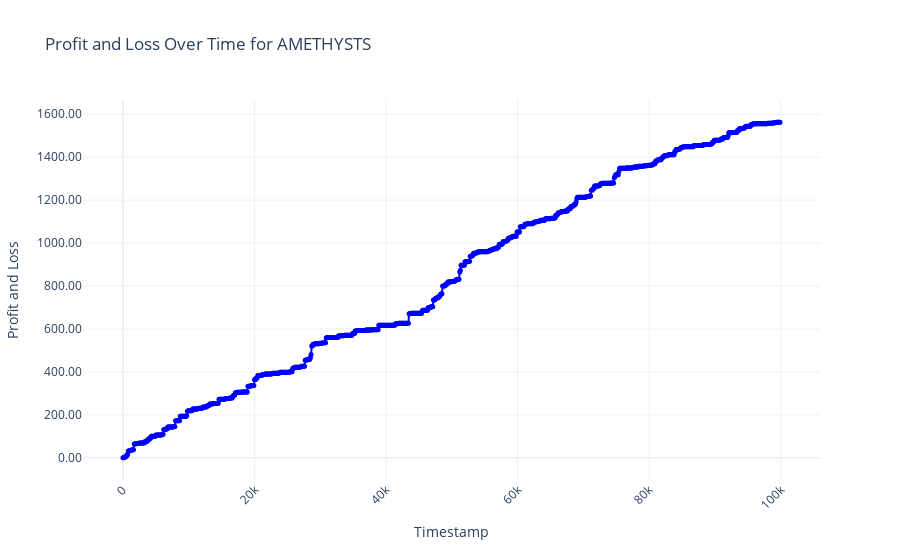
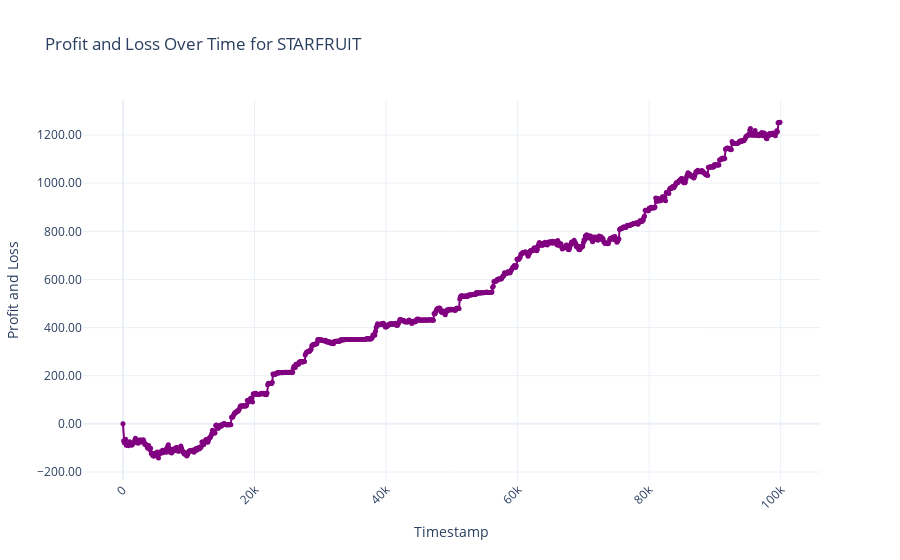
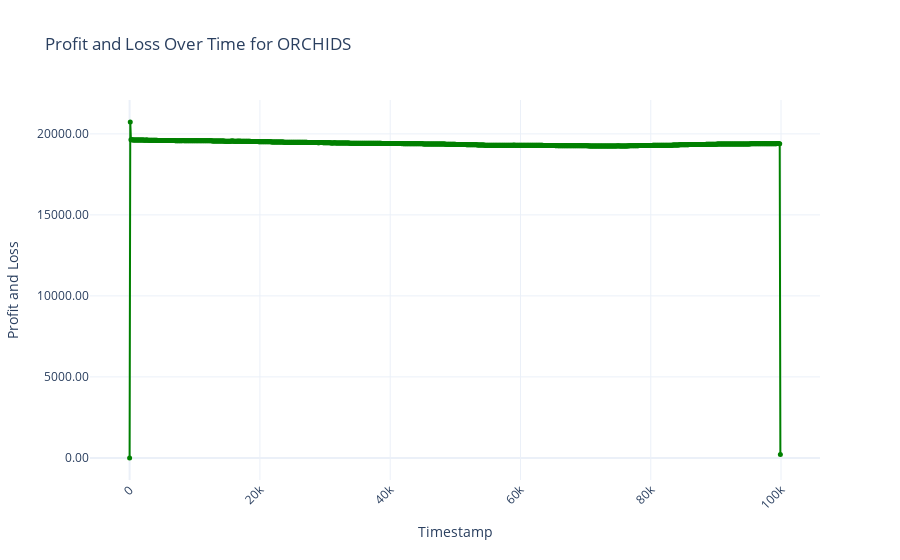
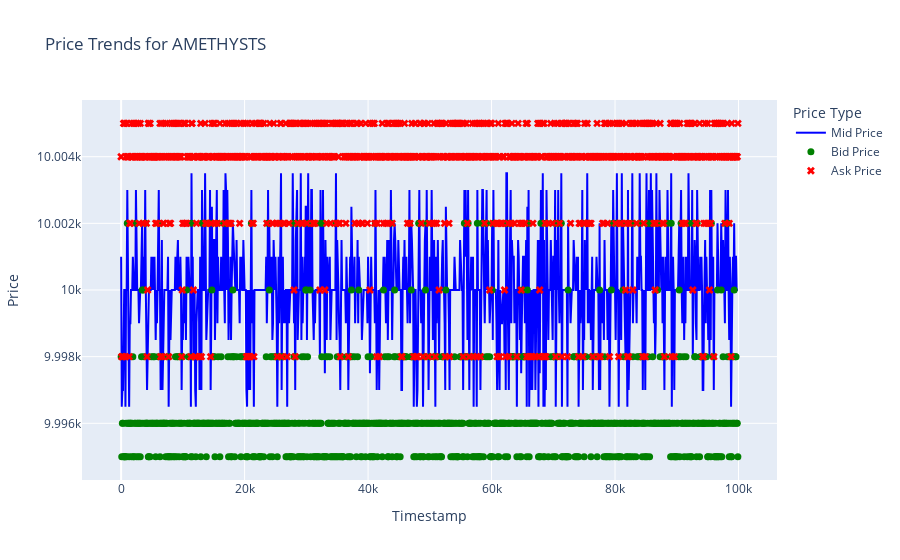

Notebook cell for these charts, in order:
### Code cell
# Show plot
fig_amethysts_pnl.show()
fig_starfruit_pnl.show()
fig_orchids_pnl.show()
fig_price_trends_amethysts.show()
fig_price_trends_starfruit.show()
fig_price_trends_orchids.show()
fig_bid_prices_volumes_amethysts.show()
fig_bid_prices_volumes_starfruit.show()
fig_bid_prices_volumes_orchids.show()
trades_made_figures['fig_amethysts_trades_made'].show()
trades_made_figures['fig_starfruit_trades_made'].show()
# trades_made_figures['fig_orchids_trades_made'].show()
holdings_figures['fig_amethysts_holdings'].show()
holdings_figures['fig_starfruit_holdings'].show()
# holdings_figures['fig_orchids_holdings'].show()

### Figure 1 — Plotly figure (JSON) as saved in the notebook; plotly's stock layout.template omitted (floating-point values rounded to 4 significant figures; data arrays with more than 128 entries replaced by an {"elided": "..."} marker saying what was removed)
{"data": [{"hovertemplate": "Timestamp=%{x}<br>Profit and Loss=%{y}<extra></extra>", "legendgroup": "", "line": {"color": "blue", "dash": "solid"}, "marker": {"color": "blue", "size": 5, "symbol": "circle"}, "mode": "lines+markers", "name": "", "orientation": "v", "showlegend": false, "type": "scatter", "x": {"elided": "1000 int values"}, "xaxis": "x", "y": {"elided": "1000 int values"}, "yaxis": "y"}], "layout": {"hovermode": "x", "legend": {"title": {"text": "Legend"}, "tracegroupgap": 0}, "title": {"text": "Profit and Loss Over Time for AMETHYSTS"}, "xaxis": {"anchor": "y", "domain": [0, 1], "tickangle": -45, "title": {"text": "Timestamp"}}, "yaxis": {"anchor": "x", "domain": [0, 1], "tickformat": ".2f", "title": {"text": "Profit and Loss"}}}}

### Figure 2 — Plotly figure (JSON) as saved in the notebook; plotly's stock layout.template omitted (floating-point values rounded to 4 significant figures; data arrays with more than 128 entries replaced by an {"elided": "..."} marker saying what was removed)
{"data": [{"hovertemplate": "Timestamp=%{x}<br>Profit and Loss=%{y}<extra></extra>", "legendgroup": "", "line": {"color": "purple", "dash": "solid"}, "marker": {"color": "purple", "size": 5, "symbol": "circle"}, "mode": "lines+markers", "name": "", "orientation": "v", "showlegend": false, "type": "scatter", "x": {"elided": "1000 int values"}, "xaxis": "x", "y": {"elided": "1000 float values"}, "yaxis": "y"}], "layout": {"hovermode": "x", "legend": {"title": {"text": "Legend"}, "tracegroupgap": 0}, "title": {"text": "Profit and Loss Over Time for STARFRUIT"}, "xaxis": {"anchor": "y", "domain": [0, 1], "tickangle": -45, "title": {"text": "Timestamp"}}, "yaxis": {"anchor": "x", "domain": [0, 1], "tickformat": ".2f", "title": {"text": "Profit and Loss"}}}}

### Figure 3 — Plotly figure (JSON) as saved in the notebook; plotly's stock layout.template omitted (floating-point values rounded to 4 significant figures; data arrays with more than 128 entries replaced by an {"elided": "..."} marker saying what was removed)
{"data": [{"hovertemplate": "Timestamp=%{x}<br>Profit and Loss=%{y}<extra></extra>", "legendgroup": "", "line": {"color": "green", "dash": "solid"}, "marker": {"color": "green", "size": 5, "symbol": "circle"}, "mode": "lines+markers", "name": "", "orientation": "v", "showlegend": false, "type": "scatter", "x": {"elided": "1000 int values"}, "xaxis": "x", "y": {"elided": "1000 float values"}, "yaxis": "y"}], "layout": {"hovermode": "x", "legend": {"title": {"text": "Legend"}, "tracegroupgap": 0}, "title": {"text": "Profit and Loss Over Time for ORCHIDS"}, "xaxis": {"anchor": "y", "domain": [0, 1], "tickangle": -45, "title": {"text": "Timestamp"}}, "yaxis": {"anchor": "x", "domain": [0, 1], "tickformat": ".2f", "title": {"text": "Profit and Loss"}}}}

### Figure 4 — Plotly figure (JSON) as saved in the notebook; plotly's stock layout.template omitted (floating-point values rounded to 4 significant figures; data arrays with more than 128 entries replaced by an {"elided": "..."} marker saying what was removed)
{"data": [{"line": {"color": "blue"}, "mode": "lines", "name": "Mid Price", "type": "scatter", "x": {"elided": "1000 int values"}, "y": {"elided": "1000 float values"}}, {"marker": {"color": "green", "size": 7}, "mode": "markers", "name": "Bid Price", "type": "scatter", "x": {"elided": "1000 int values"}, "y": {"elided": "1000 int values"}}, {"marker": {"color": "red", "size": 7, "symbol": "x"}, "mode": "markers", "name": "Ask Price", "type": "scatter", "x": {"elided": "1000 int values"}, "y": {"elided": "1000 int values"}}], "layout": {"legend": {"title": {"text": "Price Type"}}, "title": {"text": "Price Trends for AMETHYSTS"}, "xaxis": {"title": {"text": "Timestamp"}}, "yaxis": {"title": {"text": "Price"}}}}
